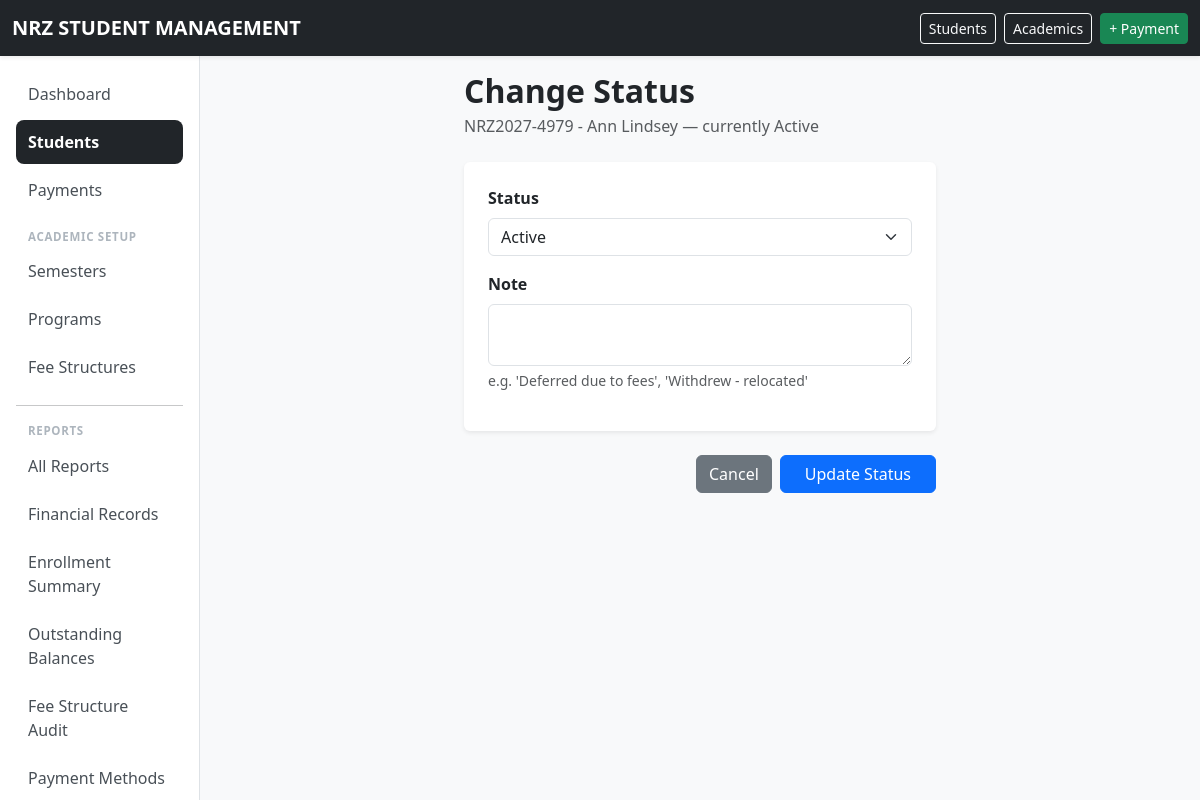
Before: /students/95/status/ (signed in) with the older database file.
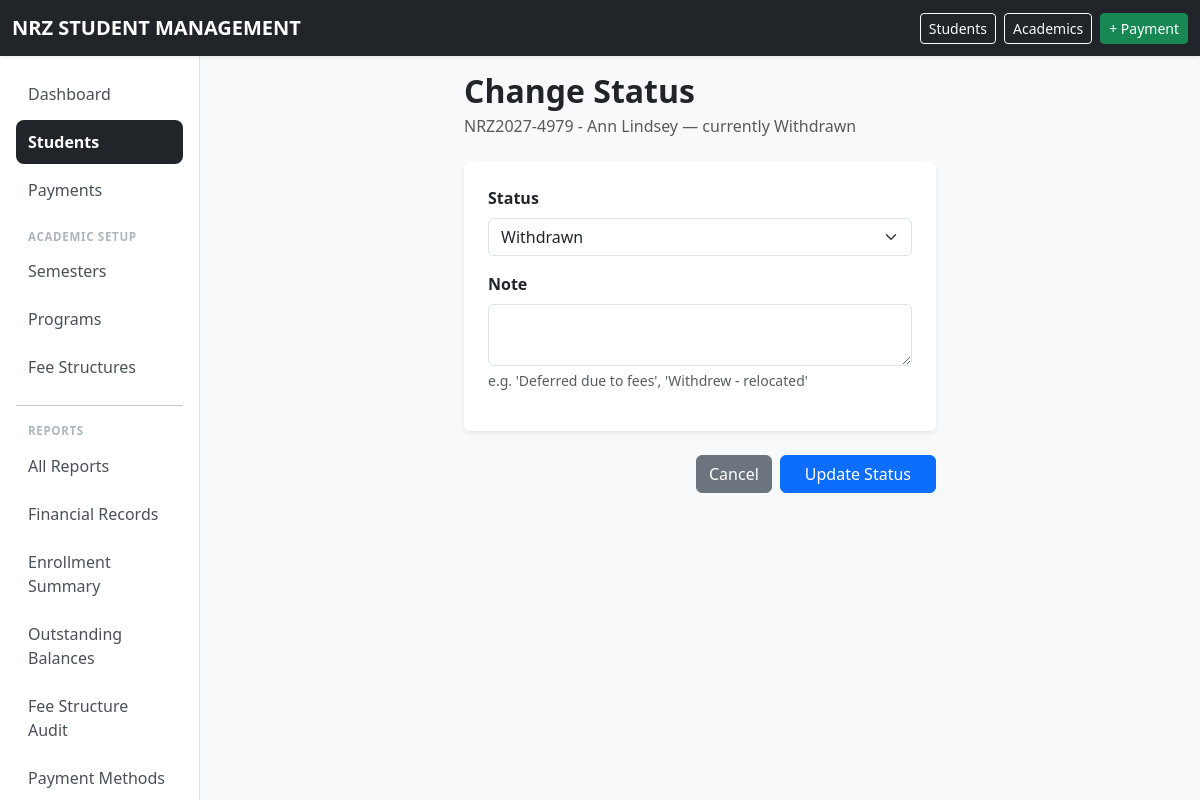
After: the same page with the newer database file.
### school/models.py (models this page shows, shortened)
class Student(models.Model):
    ACTIVE = "ACTIVE"
    DEFERRED = "DEFERRED"
    WITHDRAWN = "WITHDRAWN"
    COMPLETED = "COMPLETED"
    STATUS_CHOICES = [
        (ACTIVE, "Active"),
        (DEFERRED, "Deferred"),
        (WITHDRAWN, "Withdrawn"),
        (COMPLETED, "Completed"),
    ]
    student_number = models.CharField(
        max_length=30,
        unique=True,
    )
    first_name = models.CharField(
        max_length=100,
    )
    national_id = models.CharField(
        max_length=100,
    )
    last_name = models.CharField(
        max_length=100,
    )
    date_of_birth = models.DateField(
        null=True,
        blank=True,
    )
    gender = models.CharField(
        max_length=20,
        blank=True,
    )
    guardian_name = models.CharField(
        max_length=150,
        blank=True,
    )
    guardian_phone = models.CharField(
        max_length=30,
        blank=True,
    )
    student_phone = models.CharField(
        max_length=30,
        blank=True ,
    )
    address = models.TextField(
        blank=True,
    )
    program = models.ForeignKey(
        Program,
        on_delete=models.PROTECT,
        related_name="students",
    )
    intake_year = models.ForeignKey(
        AcademicYear,
        on_delete=models.PROTECT,
        related_name="students",
    )
    status = models.CharField(
        max_length=20,
        choices=STATUS_CHOICES,
        default=ACTIVE,
    )
    created_at = models.DateTimeField(
        auto_now_add=True,
    )
    class Meta:
        ordering = [
            "last_name",
            "first_name",
        ]
        permissions = [
            ("can_view_financial_reports", "Can view financial reports"),
            ("can_view_outstanding_reports", "Can view outstanding balances"),
            ("can_record_payments", "Can record payments"),
        ]
    def __str__(self):
        return (
            f"{self.student_number} - "
            f"{self.first_name} "
            f"{self.last_name}"
        )

### school/views.py (the view, shortened to what this page needs)
@permission_required("school.change_student", raise_exception=True)
def student_status_change(request, pk):
    student = get_object_or_404(Student, pk=pk)
    form = StudentStatusChangeForm(request.POST or None, initial={"status": student.status})
    return render(
        request,
        "school/student_status_form.html",
        {
            "form": form,
            "student": student,
        },
    )

### school/forms.py
class StudentStatusChangeForm(BootstrapFormMixin, forms.Form):
    status = forms.ChoiceField(choices=Student.STATUS_CHOICES)
    note = forms.CharField(
        widget=forms.Textarea(attrs={"rows": 2}),
        required=False,
        help_text="e.g. 'Deferred due to fees', 'Withdrew - relocated'",
    )

### school/context_processors.py (called while the page is built)
def time_override_enabled(request):
    return {
        'ENABLE_TIME_OVERRIDE': getattr(settings, 'ENABLE_TIME_OVERRIDE', False)
    }

### templates/school/student_status_form.html (shortened to what this page needs)
{% extends "base.html" %}
{% block content %}
<div class="row justify-content-center">
    <div class="col-xl-6">
        <div class="mb-4">
            <h2 class="fw-bold mb-1">Change Status</h2>
            <p class="text-muted">{{ student }} — currently {{ student.get_status_display }}</p>
        </div>
        <form method="post">
            <div class="card border-0 shadow-sm mb-4">
                <div class="card-body p-4">
                    {% for field in form %}
                    <div class="mb-3">
                        <label for="{{ field.id_for_label }}" class="form-label fw-semibold">{{ field.label }}</label>
                        {{ field }}
                        {% if field.help_text %}<div class="form-text">{{ field.help_text }}</div>{% endif %}
                    </div>
                    {% endfor %}
                </div>
            </div>
            <div class="d-flex gap-2 justify-content-end">
                <a href="{% url 'student_detail' student.pk %}" class="btn btn-secondary">Cancel</a>
                <button type="submit" class="btn btn-primary px-4">Update Status</button>
            </div>
        </form>
    </div>
</div>
{% endblock %}

Changed rows visible on the page:
changed Student "NRZ2027-4979 - Ann Lindsey": status "Active" → "Withdrawn"
Other visible differences:
form field status: "Active" → "Withdrawn"
